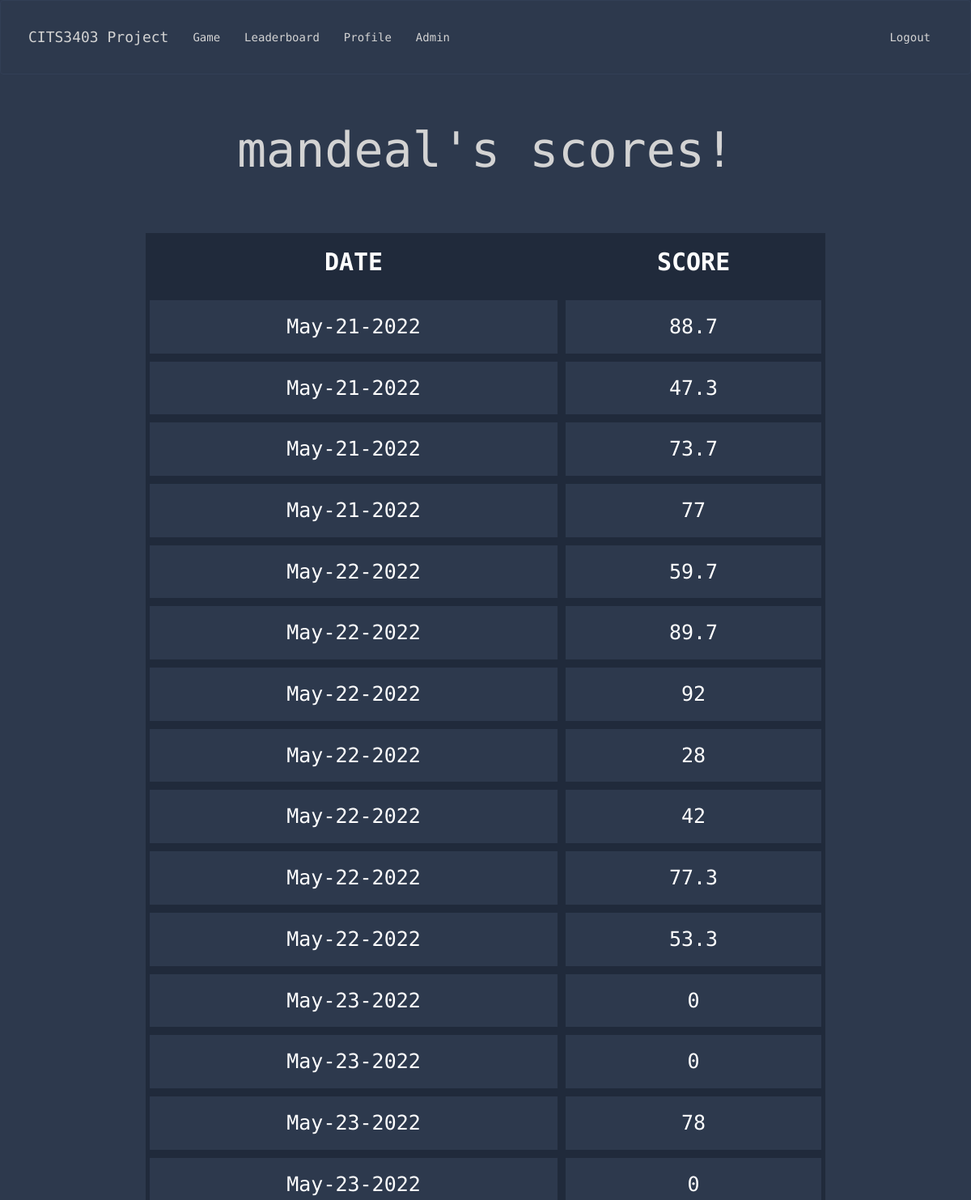
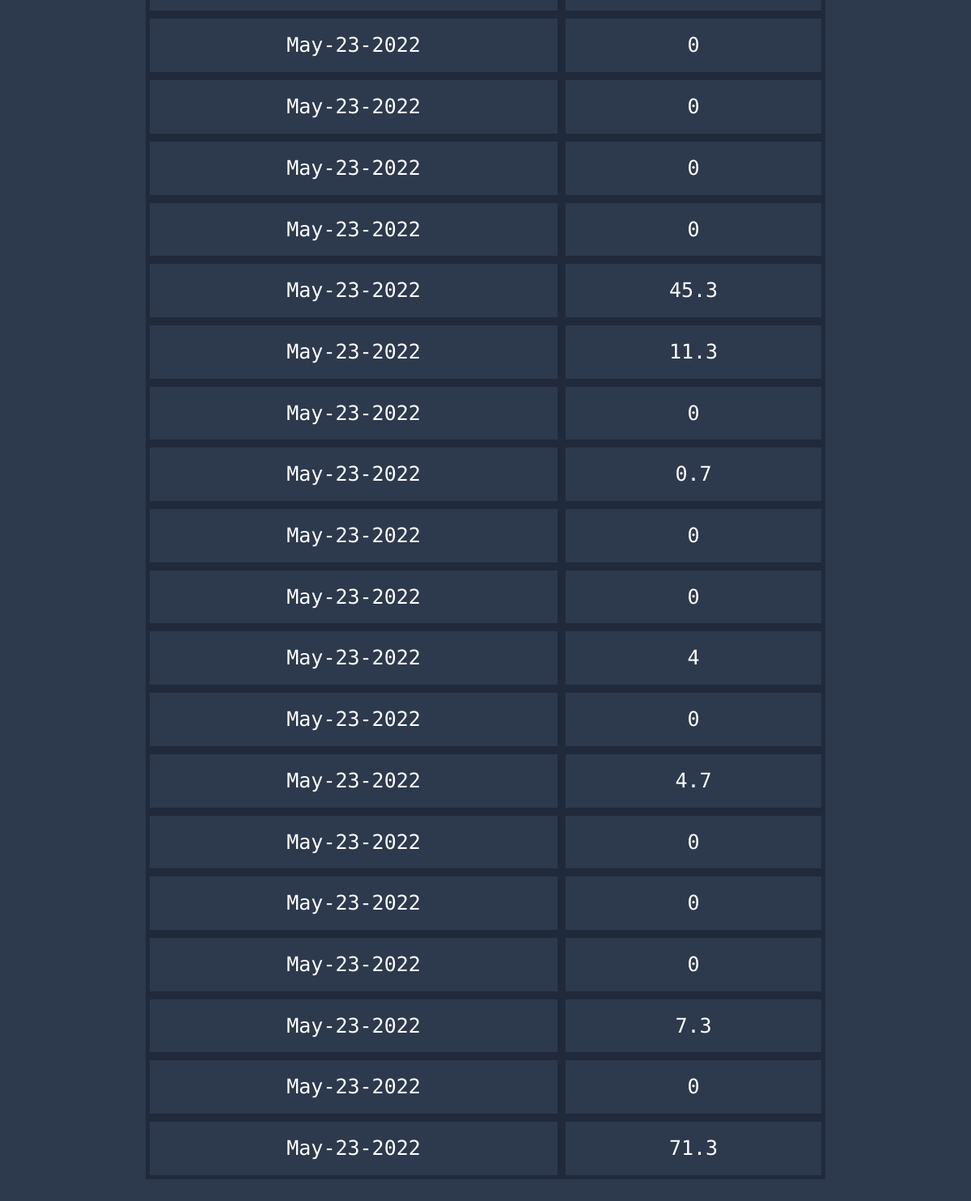
The page /user_stats (signed in) on the database its author committed (2 pictures, top to bottom).
### app/models.py (models this page shows, shortened)
class User(UserMixin, db.Model):
    id = db.Column(db.Integer, primary_key=True)
    username = db.Column(db.String(64), index=True, unique=True)
    email = db.Column(db.String(120), index=True, unique=True)
    password_hash = db.Column(db.String(128))
    user_stats = db.relationship('Score', backref='user', lazy=True)
    @login.user_loader
    def load_user(id):
        return User.query.get(int(id))

class Score(UserMixin, db.Model):
    id = db.Column(db.Integer, primary_key=True)
    user_score = db.Column(db.Integer)
    user_id = db.Column(db.Integer, db.ForeignKey("user.id"))
    today = date.today()
    format_date = today.strftime("%b-%d-%Y") #strips minutes, formats the date eg May-16-2022
    date = db.Column(db.String, default=format_date)

### app/routes.py (the view)
@app.route('/user_stats')
def user_stats():
    if current_user.is_authenticated: #Show list of stats associated with user IF logged in
        user_id = current_user.id
        my_scores = Score.query.filter_by(user_id=user_id)
        return render_template('user.html', user=my_scores, title="Profile")
    return render_template('user.html', title='Profile')

### app/templates/user.html
{% extends "base.html" %}
{% block content %}
    <h1>{{ current_user.username }}'s scores! </h1>
   <table id="myTable" class="tablesorter">
    <thead>
        <tr>
            <th> DATE </th>
            <th> SCORE </th>
        </tr>
    </thead>
    <tbody>
        {% for user in user %}
            <tr>
                <td> {{ user.date }} </td>
                <td> {{ user.user_score }} </td>
            </tr>
        {% endfor %}
    </tbody>
</table>
</body>
{% endblock %}

### app/static/css/stylesheet.css (style rules this page uses)
head,body { text-align: center; padding-bottom: 50px; }
h1 { padding: 40px; font-size: 60px; }
body { background: #2d394d; color: lightgrey; }
.center, h1 { text-align: center; font-family: 'Source Code Pro', monospace; }
table { border-collapse: separate; font-size: 25px; width: 70%; margin-left: auto; margin-right: auto; margin-top: 30px; font-family: 'Source Code Pro', monospace; }
th, td { border: 5px solid #202a3b; padding: 15px; text-align: center; color: white; margin: none; }
th { font-size: 30px; border-top: none; font-weight: bold; background-color: #202a3b; }

### rows shown on the page
User: username "mandeal"
Score: date "May-21-2022", user_score "88.7"
Score: date "May-21-2022", user_score "47.3"
Score: date "May-21-2022", user_score "73.7"
Score: date "May-21-2022", user_score "77"
Score: date "May-22-2022", user_score "59.7"
Score: date "May-22-2022", user_score "89.7"
Score: date "May-22-2022", user_score "92"
Score: date "May-22-2022", user_score "28"
Score: date "May-22-2022", user_score "42"
Score: date "May-22-2022", user_score "77.3"
Score: date "May-22-2022", user_score "53.3"
Score: date "May-23-2022", user_score "0"
Score: date "May-23-2022", user_score "0"
Score: date "May-23-2022", user_score "78"
Score: date "May-23-2022", user_score "0"
Score: date "May-23-2022", user_score "0"
Score: date "May-23-2022", user_score "0"
Score: date "May-23-2022", user_score "0"
Score: date "May-23-2022", user_score "0"
Score: date "May-23-2022", user_score "45.3"
Score: date "May-23-2022", user_score "11.3"
Score: date "May-23-2022", user_score "0"
Score: date "May-23-2022", user_score "0.7"
Score: date "May-23-2022", user_score "0"
Score: date "May-23-2022", user_score "0"
Score: date "May-23-2022", user_score "4"
Score: date "May-23-2022", user_score "0"
Score: date "May-23-2022", user_score "4.7"
Score: date "May-23-2022", user_score "0"
Score: date "May-23-2022", user_score "0"
Score: date "May-23-2022", user_score "0"
Score: date "May-23-2022", user_score "7.3"
Score: date "May-23-2022", user_score "0"
Score: date "May-23-2022", user_score "71.3"
